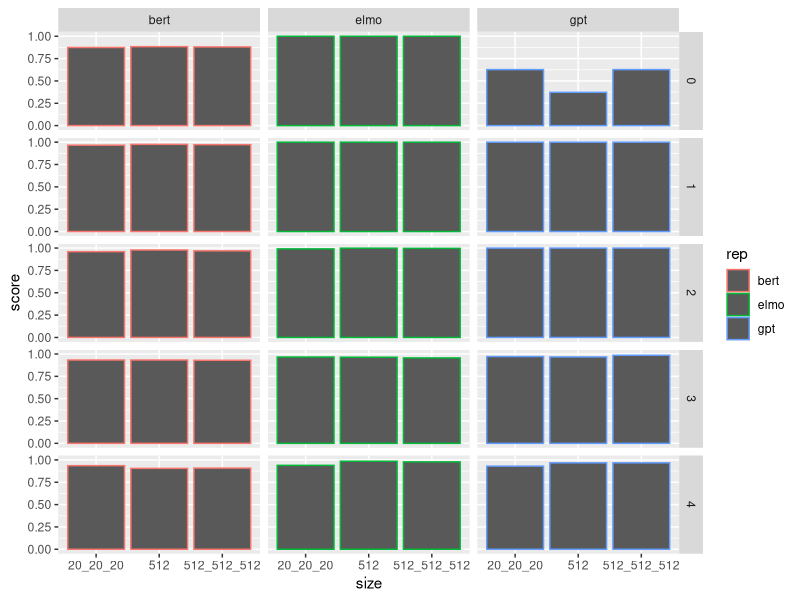

Here is the R script that generated this plot:
## ---- chunk 1
library(tidyverse)

knitr::opts_chunk$set(echo = TRUE)
## ---- chunk 2
subject <- read_csv("subject.csv", 
                    col_names = c("rep", "size", "word", "score"))

subject %>% 
  ggplot(aes(x = size, y = score)) + 
  geom_col(aes(color = rep)) + 
  facet_grid(word~rep) + 
  scale_color_hue()
